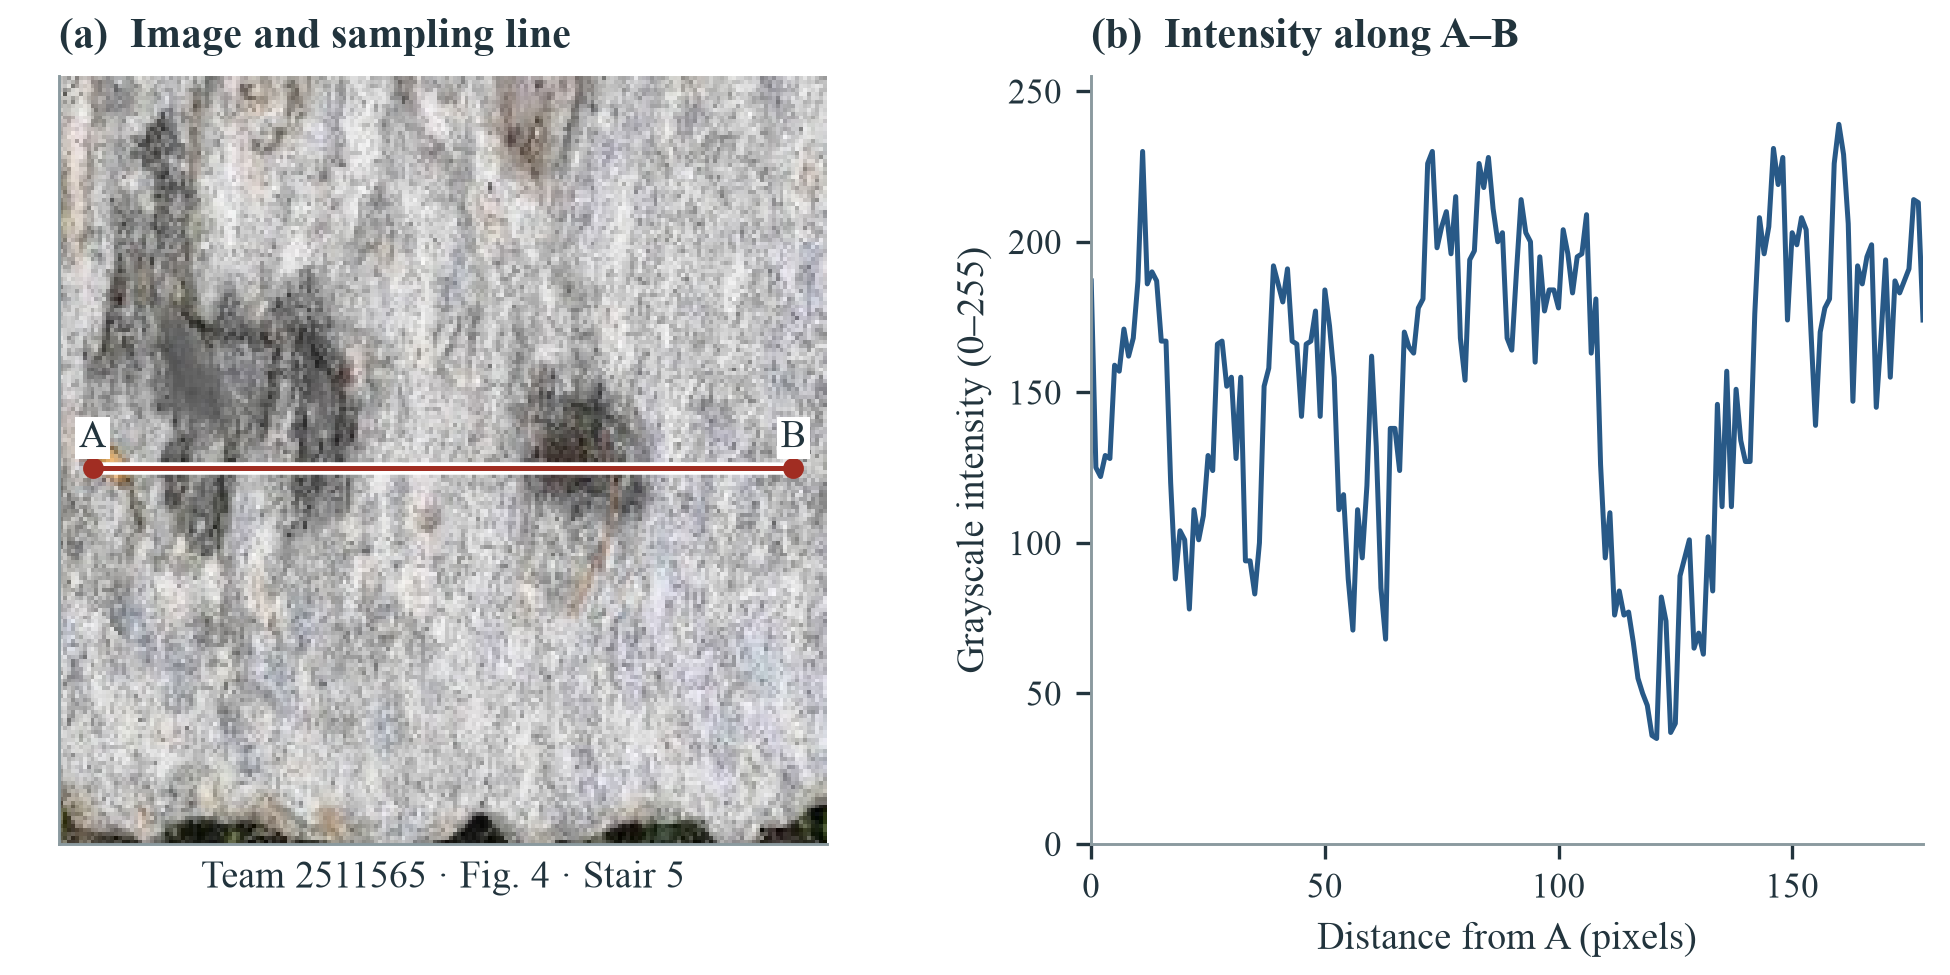

Python code for this plot:
"""Plot grayscale intensity along a line on a real image; pixel coordinates start at top left."""
import argparse
from pathlib import Path

import matplotlib.pyplot as plt
import numpy as np
from PIL import Image, ImageOps

from mcm_style import head, panels, paper_context, save_paper


def line_profile(image, start, end, *, credit):
    """Return the annotated figure and the exact distance/intensity series drawn."""
    if not credit.strip():
        raise ValueError("Supply the image source")
    image = ImageOps.exif_transpose(image).convert("RGB")
    points = np.asarray([start, end], dtype=float)
    if (points.shape != (2, 2) or not np.isfinite(points).all() or (points < 0).any()
            or (points > np.asarray(image.size) - 1).any()):
        raise ValueError("Endpoints must be inside the displayed image")
    length = np.linalg.norm(points[1] - points[0])
    if not length:
        raise ValueError("The line needs two distinct endpoints")
    coords = np.linspace(points[0], points[1], int(np.ceil(length)) + 1)
    px, py = np.rint(coords).astype(int).T
    values = np.asarray(image.convert("L"))[py, px]
    distance = np.linspace(0, length, len(values))
    fig, axes = panels(3.25, 1, 2)
    photo, profile = axes[0]
    photo.imshow(image)
    photo.plot(*points.T, color="white", linewidth=3)
    photo.plot(*points.T, color="#A12D22", linewidth=1.2, marker="o", markersize=4)
    for label, xy in zip("AB", points):
        photo.annotate(label, xy, xytext=(0, 5), textcoords="offset points", ha="center",
                       bbox=dict(facecolor="white", edgecolor="none", pad=1))
    photo.set(xticks=[], yticks=[], xlabel=credit)
    head(photo, "a", "Image and sampling line")
    profile.plot(distance, values, color="#285987", linewidth=1.2)
    profile.set(xlabel="Distance from A (pixels)", ylabel="Grayscale intensity (0–255)",
                ylim=(0, 255), xlim=(0, length))
    head(profile, "b", "Intensity along A–B")
    return fig, np.column_stack([distance, values])


if __name__ == "__main__":
    parser = argparse.ArgumentParser(description=__doc__)
    parser.add_argument("image", type=Path)
    parser.add_argument("out", type=Path, help="Output stem")
    parser.add_argument("--line", nargs=4, type=float, required=True, metavar=("X1", "Y1", "X2", "Y2"))
    parser.add_argument("--credit", required=True)
    args = parser.parse_args()
    with Image.open(args.image) as image, paper_context():
        fig, series = line_profile(image, args.line[:2], args.line[2:], credit=args.credit)
        csv_path = args.out.with_suffix(".csv")
        if csv_path.exists():
            raise FileExistsError(csv_path)
        paths, issues = save_paper(fig, args.out)
        np.savetxt(csv_path, series, delimiter=",", header="distance_px,grayscale", comments="",
                   fmt=("%.5f", "%d"))
        print(paths["png"], [(issue.code, issue.detail) for issue in issues])
        plt.close(fig)
